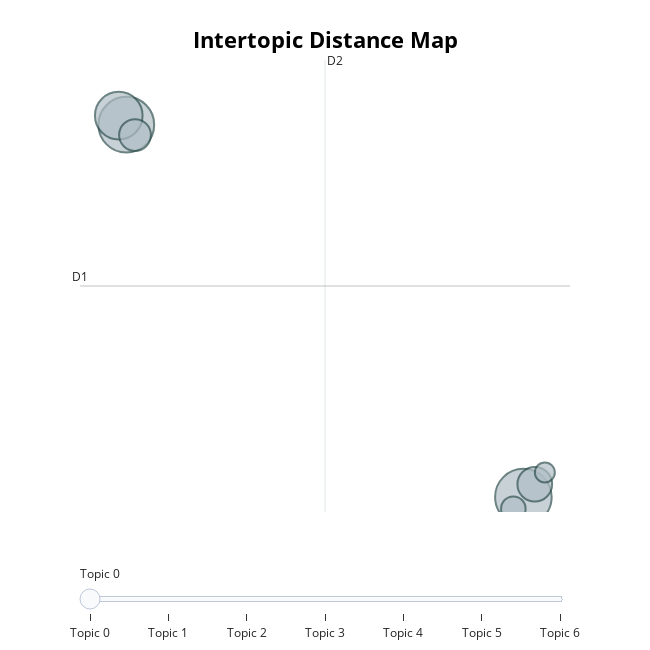
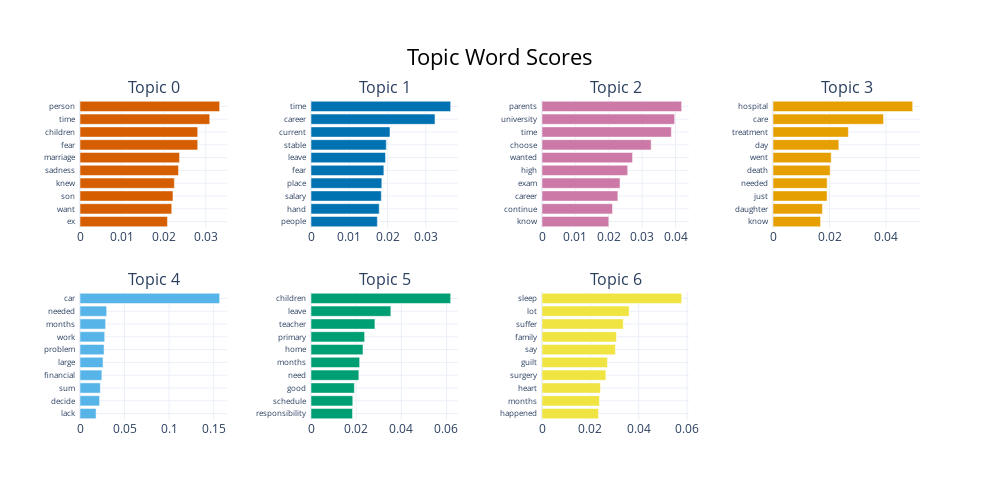
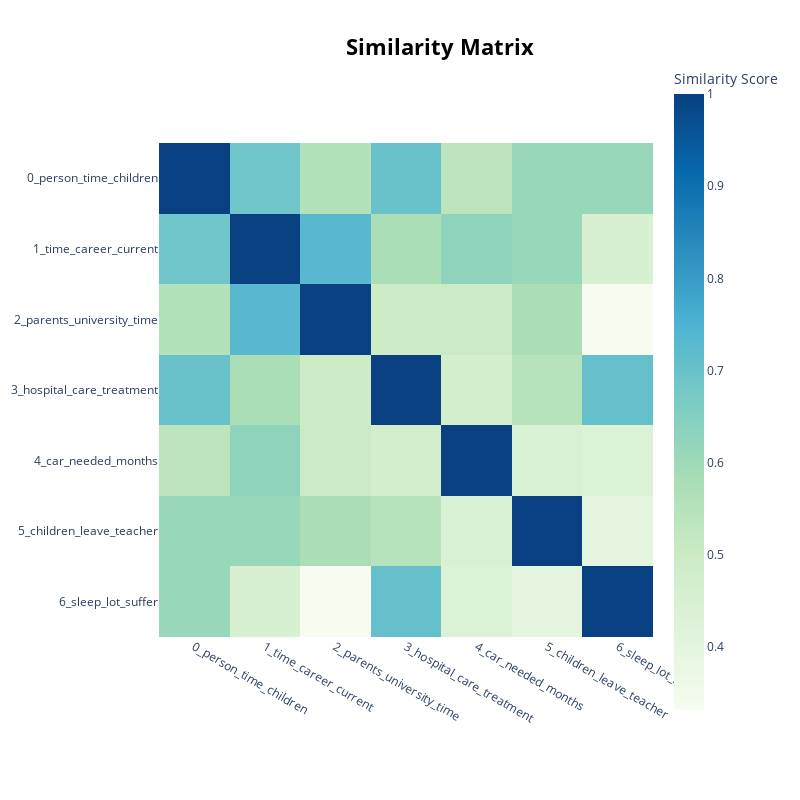
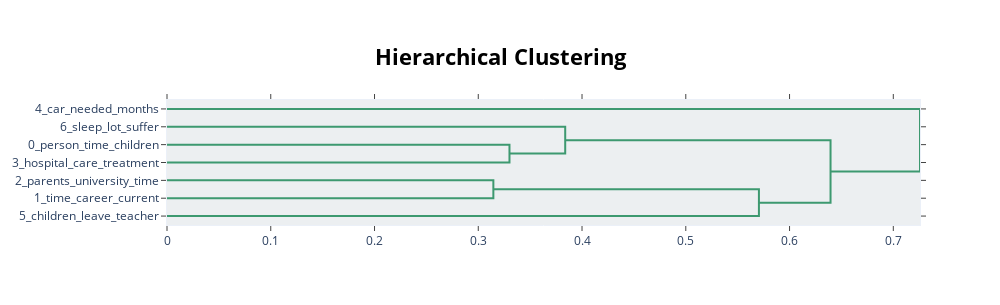

Notebook cell for these charts, in order:
### Markdown cell above
## 3. Visualizations
built-in BERTopic plots for interpretation:

### Code cell
# Intertopic distance map (UMAP): Shows the relationship and distance between topics in 2D space.
fig1 = topic_model.visualize_topics()

# Top words per topic: Horizontal bar chart of the most important words for each topic.
fig2 = topic_model.visualize_barchart(n_words=10, top_n_topics = 12) # None means all topics will be shown.
# Ensure all y-axis labels (words) are displayed, even if in small font
fig2.update_yaxes(tickfont=dict(size=7.7))

# Topic similarity heatmap: Visualizes how similar topics are to each other.
fig3 = topic_model.visualize_heatmap()

# Hierarchical clustering of topics: Dendrogram showing topic groupings and hierarchy.
fig4 = topic_model.visualize_hierarchy()

# Documents in topic space: Projects your documents into topic space for exploration.
fig5 = topic_model.visualize_documents(docs)

# Display all plots
fig1.show()
fig2.show()
fig3.show()
fig4.show()
fig5.show()

### Figure 1 — Plotly figure (JSON) as saved in the notebook; plotly's stock layout.template omitted (floating-point values rounded to 4 significant figures)
{"data": [{"customdata": [[0, "person | time | children | fear | marriage", 298], [1, "time | career | current | stable | leave", 289], [2, "parents | university | time | choose | wanted", 211], [3, "hospital | care | treatment | day | went", 112], [4, "car | needed | months | work | problem", 94], [5, "children | leave | teacher | primary | home", 56], [6, "sleep | lot | suffer | family | say", 37]], "hovertemplate": "<b>Topic %{customdata[0]}</b><br>%{customdata[1]}<br>Size: %{customdata[2]}", "legendgroup": "", "marker": {"color": "#B0BEC5", "line": {"color": "DarkSlateGrey", "width": 2}, "size": [298, 289, 211, 112, 94, 56, 37], "sizemode": "area", "sizeref": 0.1862, "symbol": "circle"}, "mode": "markers", "name": "", "orientation": "v", "showlegend": false, "type": "scatter", "x": [6.727, -11.54, -11.89, 7.251, -11.14, 6.265, 7.714], "xaxis": "x", "y": [-0.4025, 13.97, 14.31, 0.09237, 13.57, -0.8503, 0.5485], "yaxis": "y"}], "layout": {"annotations": [{"showarrow": false, "text": "D1", "x": -13.67, "y": 7.742, "yshift": 10}, {"showarrow": false, "text": "D2", "x": -2.4, "xshift": 10, "y": 16.46}], "height": 650, "hoverlabel": {"bgcolor": "white", "font": {"family": "Rockwell", "size": 16}}, "legend": {"itemsizing": "constant", "tracegroupgap": 0}, "margin": {"t": 60}, "shapes": [{"line": {"color": "#CFD8DC", "width": 2}, "type": "line", "x0": -2.4, "x1": -2.4, "y0": -0.9778, "y1": 16.46}, {"line": {"color": "#9E9E9E", "width": 2}, "type": "line", "x0": -13.67, "x1": 8.872, "y0": 7.742, "y1": 7.742}], "sliders": [{"active": 0, "pad": {"t": 50}, "steps": [{"args": [{"marker.color": [["red", "#B0BEC5", "#B0BEC5", "#B0BEC5", "#B0BEC5", "#B0BEC5", "#B0BEC5"]]}], "label": "Topic 0", "method": "update"}, {"args": [{"marker.color": [["#B0BEC5", "red", "#B0BEC5", "#B0BEC5", "#B0BEC5", "#B0BEC5", "#B0BEC5"]]}], "label": "Topic 1", "method": "update"}, {"args": [{"marker.color": [["#B0BEC5", "#B0BEC5", "red", "#B0BEC5", "#B0BEC5", "#B0BEC5", "#B0BEC5"]]}], "label": "Topic 2", "method": "update"}, {"args": [{"marker.color": [["#B0BEC5", "#B0BEC5", "#B0BEC5", "red", "#B0BEC5", "#B0BEC5", "#B0BEC5"]]}], "label": "Topic 3", "method": "update"}, {"args": [{"marker.color": [["#B0BEC5", "#B0BEC5", "#B0BEC5", "#B0BEC5", "red", "#B0BEC5", "#B0BEC5"]]}], "label": "Topic 4", "method": "update"}, {"args": [{"marker.color": [["#B0BEC5", "#B0BEC5", "#B0BEC5", "#B0BEC5", "#B0BEC5", "red", "#B0BEC5"]]}], "label": "Topic 5", "method": "update"}, {"args": [{"marker.color": [["#B0BEC5", "#B0BEC5", "#B0BEC5", "#B0BEC5", "#B0BEC5", "#B0BEC5", "red"]]}], "label": "Topic 6", "method": "update"}]}], "title": {"font": {"color": "Black", "size": 22}, "text": "<b>Intertopic Distance Map</b>", "x": 0.5, "xanchor": "center", "y": 0.95, "yanchor": "top"}, "width": 650, "xaxis": {"anchor": "y", "domain": [0, 1], "range": [-13.67, 8.872], "title": {"text": ""}, "visible": false}, "yaxis": {"anchor": "x", "domain": [0, 1], "range": [-0.9778, 16.46], "title": {"text": ""}, "visible": false}}}

### Figure 2 — Plotly figure (JSON) as saved in the notebook; plotly's stock layout.template omitted (floating-point values rounded to 4 significant figures)
{"data": [{"marker": {"color": "#D55E00"}, "orientation": "h", "type": "bar", "x": [0.02086, 0.02188, 0.02217, 0.0225, 0.0235, 0.02374, 0.02808, 0.02808, 0.03094, 0.03331], "xaxis": "x", "y": ["ex  ", "want  ", "son  ", "knew  ", "sadness  ", "marriage  ", "fear  ", "children  ", "time  ", "person  "], "yaxis": "y"}, {"marker": {"color": "#0072B2"}, "orientation": "h", "type": "bar", "x": [0.01734, 0.01783, 0.01838, 0.01851, 0.01904, 0.01948, 0.01968, 0.02065, 0.03241, 0.0365], "xaxis": "x2", "y": ["people  ", "hand  ", "salary  ", "place  ", "fear  ", "leave  ", "stable  ", "current  ", "career  ", "time  "], "yaxis": "y2"}, {"marker": {"color": "#CC79A7"}, "orientation": "h", "type": "bar", "x": [0.02002, 0.02112, 0.02272, 0.02338, 0.02568, 0.02712, 0.03271, 0.03877, 0.03974, 0.04184], "xaxis": "x3", "y": ["know  ", "continue  ", "career  ", "exam  ", "high  ", "wanted  ", "choose  ", "time  ", "university  ", "parents  "], "yaxis": "y3"}, {"marker": {"color": "#E69F00"}, "orientation": "h", "type": "bar", "x": [0.01683, 0.01748, 0.01913, 0.01916, 0.02022, 0.02059, 0.02329, 0.02666, 0.03909, 0.0494], "xaxis": "x4", "y": ["know  ", "daughter  ", "just  ", "needed  ", "death  ", "went  ", "day  ", "treatment  ", "care  ", "hospital  "], "yaxis": "y4"}, {"marker": {"color": "#56B4E9"}, "orientation": "h", "type": "bar", "x": [0.01805, 0.02199, 0.0228, 0.02453, 0.02588, 0.02703, 0.02773, 0.02874, 0.02992, 0.1567], "xaxis": "x5", "y": ["lack  ", "decide  ", "sum  ", "financial  ", "large  ", "problem  ", "work  ", "months  ", "needed  ", "car  "], "yaxis": "y5"}, {"marker": {"color": "#009E73"}, "orientation": "h", "type": "bar", "x": [0.01839, 0.0185, 0.0192, 0.02119, 0.02155, 0.02303, 0.02375, 0.02831, 0.03536, 0.06185], "xaxis": "x6", "y": ["responsibility  ", "schedule  ", "good  ", "need  ", "months  ", "home  ", "primary  ", "teacher  ", "leave  ", "children  "], "yaxis": "y6"}, {"marker": {"color": "#F0E442"}, "orientation": "h", "type": "bar", "x": [0.02335, 0.02375, 0.02416, 0.0264, 0.02706, 0.03033, 0.03075, 0.03358, 0.03602, 0.05774], "xaxis": "x7", "y": ["happened  ", "months  ", "heart  ", "surgery  ", "guilt  ", "say  ", "family  ", "suffer  ", "lot  ", "sleep  "], "yaxis": "y7"}], "layout": {"annotations": [{"font": {"size": 16}, "showarrow": false, "text": "Topic 0", "x": 0.0875, "xanchor": "center", "xref": "paper", "y": 1, "yanchor": "bottom", "yref": "paper"}, {"font": {"size": 16}, "showarrow": false, "text": "Topic 1", "x": 0.3625, "xanchor": "center", "xref": "paper", "y": 1, "yanchor": "bottom", "yref": "paper"}, {"font": {"size": 16}, "showarrow": false, "text": "Topic 2", "x": 0.6375, "xanchor": "center", "xref": "paper", "y": 1, "yanchor": "bottom", "yref": "paper"}, {"font": {"size": 16}, "showarrow": false, "text": "Topic 3", "x": 0.9125, "xanchor": "center", "xref": "paper", "y": 1, "yanchor": "bottom", "yref": "paper"}, {"font": {"size": 16}, "showarrow": false, "text": "Topic 4", "x": 0.0875, "xanchor": "center", "xref": "paper", "y": 0.4, "yanchor": "bottom", "yref": "paper"}, {"font": {"size": 16}, "showarrow": false, "text": "Topic 5", "x": 0.3625, "xanchor": "center", "xref": "paper", "y": 0.4, "yanchor": "bottom", "yref": "paper"}, {"font": {"size": 16}, "showarrow": false, "text": "Topic 6", "x": 0.6375, "xanchor": "center", "xref": "paper", "y": 0.4, "yanchor": "bottom", "yref": "paper"}], "height": 500, "hoverlabel": {"bgcolor": "white", "font": {"family": "Rockwell", "size": 16}}, "showlegend": false, "title": {"font": {"color": "Black", "size": 22}, "text": "Topic Word Scores", "x": 0.5, "xanchor": "center", "yanchor": "top"}, "width": 1000, "xaxis": {"anchor": "y", "domain": [0, 0.175], "showgrid": true}, "xaxis2": {"anchor": "y2", "domain": [0.275, 0.45], "showgrid": true}, "xaxis3": {"anchor": "y3", "domain": [0.55, 0.725], "showgrid": true}, "xaxis4": {"anchor": "y4", "domain": [0.825, 1], "showgrid": true}, "xaxis5": {"anchor": "y5", "domain": [0, 0.175], "showgrid": true}, "xaxis6": {"anchor": "y6", "domain": [0.275, 0.45], "showgrid": true}, "xaxis7": {"anchor": "y7", "domain": [0.55, 0.725], "showgrid": true}, "xaxis8": {"anchor": "y8", "domain": [0.825, 1], "showgrid": true}, "yaxis": {"anchor": "x", "domain": [0.6, 1], "showgrid": true, "tickfont": {"size": 7.7}}, "yaxis2": {"anchor": "x2", "domain": [0.6, 1], "showgrid": true, "tickfont": {"size": 7.7}}, "yaxis3": {"anchor": "x3", "domain": [0.6, 1], "showgrid": true, "tickfont": {"size": 7.7}}, "yaxis4": {"anchor": "x4", "domain": [0.6, 1], "showgrid": true, "tickfont": {"size": 7.7}}, "yaxis5": {"anchor": "x5", "domain": [0, 0.4], "showgrid": true, "tickfont": {"size": 7.7}}, "yaxis6": {"anchor": "x6", "domain": [0, 0.4], "showgrid": true, "tickfont": {"size": 7.7}}, "yaxis7": {"anchor": "x7", "domain": [0, 0.4], "showgrid": true, "tickfont": {"size": 7.7}}, "yaxis8": {"anchor": "x8", "domain": [0, 0.4], "showgrid": true, "tickfont": {"size": 7.7}}}}

### Figure 3 — Plotly figure (JSON) as saved in the notebook; plotly's stock layout.template omitted (floating-point values rounded to 4 significant figures)
{"data": [{"coloraxis": "coloraxis", "hovertemplate": "x: %{x}<br>y: %{y}<br>Similarity Score: %{z}<extra></extra>", "name": "0", "type": "heatmap", "x": ["0_person_time_children", "1_time_career_current", "2_parents_university_time", "3_hospital_care_treatment", "4_car_needed_months", "5_children_leave_teacher", "6_sleep_lot_suffer"], "xaxis": "x", "y": ["0_person_time_children", "1_time_career_current", "2_parents_university_time", "3_hospital_care_treatment", "4_car_needed_months", "5_children_leave_teacher", "6_sleep_lot_suffer"], "yaxis": "y", "z": [[1.0, 0.6869, 0.5574, 0.6994, 0.5368, 0.6114, 0.6093], [0.6869, 1.0, 0.733, 0.5778, 0.6295, 0.6106, 0.4476], [0.5574, 0.733, 1.0, 0.4936, 0.5057, 0.5763, 0.3315], [0.6994, 0.5778, 0.4936, 1.0, 0.4724, 0.5493, 0.7057], [0.5368, 0.6295, 0.5057, 0.4724, 1.0, 0.442, 0.43], [0.6114, 0.6106, 0.5763, 0.5493, 0.442, 1.0, 0.3983], [0.6093, 0.4476, 0.3315, 0.7057, 0.43, 0.3983, 1.0]]}], "layout": {"coloraxis": {"colorbar": {"title": {"text": "Similarity Score"}}, "colorscale": [[0, "rgb(247,252,240)"], [0.125, "rgb(224,243,219)"], [0.25, "rgb(204,235,197)"], [0.375, "rgb(168,221,181)"], [0.5, "rgb(123,204,196)"], [0.625, "rgb(78,179,211)"], [0.75, "rgb(43,140,190)"], [0.875, "rgb(8,104,172)"], [1, "rgb(8,64,129)"]]}, "height": 800, "hoverlabel": {"bgcolor": "white", "font": {"family": "Rockwell", "size": 16}}, "legend": {"title": {"text": "Trend"}}, "margin": {"t": 60}, "showlegend": true, "title": {"font": {"color": "Black", "size": 22}, "text": "<b>Similarity Matrix</b>", "x": 0.55, "xanchor": "center", "y": 0.95, "yanchor": "top"}, "width": 800, "xaxis": {"anchor": "y", "constrain": "domain", "domain": [0, 1], "scaleanchor": "y"}, "yaxis": {"anchor": "x", "autorange": "reversed", "constrain": "domain", "domain": [0, 1]}}}

### Figure 4 — Plotly figure (JSON) as saved in the notebook; plotly's stock layout.template omitted (floating-point values rounded to 4 significant figures)
{"data": [{"hoverinfo": "text", "marker": {"color": "rgb(61,153,112)"}, "mode": "lines", "type": "scatter", "x": [0.0, 0.3301, 0.3301, 0.0], "xaxis": "x", "y": [-25.0, -25.0, -35.0, -35.0], "yaxis": "y"}, {"hoverinfo": "text", "marker": {"color": "rgb(61,153,112)"}, "mode": "lines", "type": "scatter", "x": [0.0, 0.3838, 0.3838, 0.3301], "xaxis": "x", "y": [-15.0, -15.0, -30.0, -30.0], "yaxis": "y"}, {"hoverinfo": "text", "marker": {"color": "rgb(61,153,112)"}, "mode": "lines", "type": "scatter", "x": [0.0, 0.3145, 0.3145, 0.0], "xaxis": "x", "y": [-45.0, -45.0, -55.0, -55.0], "yaxis": "y"}, {"hoverinfo": "text", "marker": {"color": "rgb(61,153,112)"}, "mode": "lines", "type": "scatter", "x": [0.3145, 0.5705, 0.5705, 0.0], "xaxis": "x", "y": [-50.0, -50.0, -65.0, -65.0], "yaxis": "y"}, {"hoverinfo": "text", "marker": {"color": "rgb(61,153,112)"}, "mode": "lines", "type": "scatter", "x": [0.3838, 0.6395, 0.6395, 0.5705], "xaxis": "x", "y": [-22.5, -22.5, -57.5, -57.5], "yaxis": "y"}, {"hoverinfo": "text", "marker": {"color": "rgb(61,153,112)"}, "mode": "lines", "type": "scatter", "x": [0.0, 0.7257, 0.7257, 0.6395], "xaxis": "x", "y": [-5.0, -5.0, -40.0, -40.0], "yaxis": "y"}], "layout": {"autosize": false, "height": 305, "hoverlabel": {"bgcolor": "white", "font": {"family": "Rockwell", "size": 16}}, "hovermode": "closest", "plot_bgcolor": "#ECEFF1", "showlegend": false, "title": {"font": {"color": "Black", "size": 22}, "text": "<b>Hierarchical Clustering</b>", "x": 0.5, "xanchor": "center", "yanchor": "top"}, "width": 1000, "xaxis": {"mirror": "allticks", "rangemode": "tozero", "showgrid": false, "showline": true, "showticklabels": true, "ticks": "outside", "type": "linear", "zeroline": false}, "yaxis": {"mirror": "allticks", "range": [-70, 0], "rangemode": "tozero", "showgrid": false, "showline": true, "showticklabels": true, "tickmode": "array", "ticks": "outside", "ticktext": ["4_car_needed_months", "6_sleep_lot_suffer", "0_person_time_children", "3_hospital_care_treatment", "2_parents_university_time", "1_time_career_current", "5_children_leave_teacher"], "tickvals": [-5, -15, -25, -35, -45, -55, -65], "type": "linear", "zeroline": false}}}
